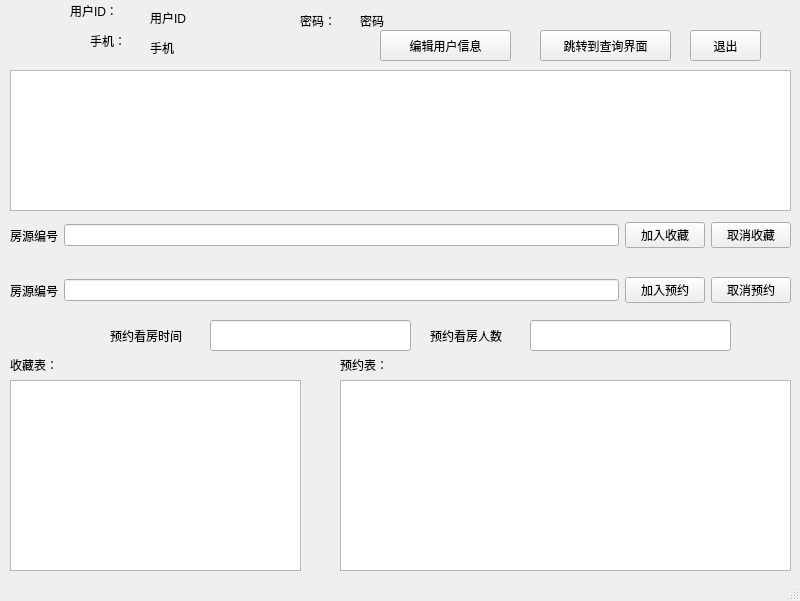
<?xml version="1.0" encoding="UTF-8"?>
<ui version="4.0">
 <class>MainWindow</class>
 <widget class="QMainWindow" name="MainWindow">
  <property name="geometry">
   <rect>
    <x>0</x>
    <y>0</y>
    <width>800</width>
    <height>601</height>
   </rect>
  </property>
  <property name="windowTitle">
   <string>MainWindow</string>
  </property>
  <widget class="QWidget" name="centralwidget">
   <widget class="QTableWidget" name="houseinfoTable">
    <property name="geometry">
     <rect>
      <x>10</x>
      <y>70</y>
      <width>781</width>
      <height>141</height>
     </rect>
    </property>
   </widget>
   <widget class="QLabel" name="userIdLabel">
    <property name="geometry">
     <rect>
      <x>150</x>
      <y>10</y>
      <width>131</width>
      <height>16</height>
     </rect>
    </property>
    <property name="text">
     <string>用户ID</string>
    </property>
   </widget>
   <widget class="QLabel" name="pwdLabel">
    <property name="geometry">
     <rect>
      <x>360</x>
      <y>10</y>
      <width>221</width>
      <height>21</height>
     </rect>
    </property>
    <property name="text">
     <string>密码</string>
    </property>
   </widget>
   <widget class="QLabel" name="InfonameLabel">
    <property name="geometry">
     <rect>
      <x>390</x>
      <y>20</y>
      <width>91</width>
      <height>16</height>
     </rect>
    </property>
    <property name="text">
     <string/>
    </property>
   </widget>
   <widget class="QLabel" name="InfosexLabel">
    <property name="geometry">
     <rect>
      <x>630</x>
      <y>20</y>
      <width>72</width>
      <height>15</height>
     </rect>
    </property>
    <property name="text">
     <string/>
    </property>
   </widget>
   <widget class="QLabel" name="telLabel">
    <property name="geometry">
     <rect>
      <x>150</x>
      <y>40</y>
      <width>131</width>
      <height>16</height>
     </rect>
    </property>
    <property name="text">
     <string>手机</string>
    </property>
   </widget>
   <widget class="QLabel" name="InfotelLabel">
    <property name="geometry">
     <rect>
      <x>140</x>
      <y>60</y>
      <width>151</width>
      <height>16</height>
     </rect>
    </property>
    <property name="text">
     <string/>
    </property>
   </widget>
   <widget class="QWidget" name="horizontalLayoutWidget">
    <property name="geometry">
     <rect>
      <x>10</x>
      <y>270</y>
      <width>781</width>
      <height>41</height>
     </rect>
    </property>
    <layout class="QHBoxLayout" name="horizontalLayout">
     <property name="sizeConstraint">
      <enum>QLayout::SetMinimumSize</enum>
     </property>
     <item>
      <widget class="QLabel" name="houseIdLabel">
       <property name="text">
        <string>房源编号</string>
       </property>
      </widget>
     </item>
     <item>
      <widget class="QLineEdit" name="rsvHouseID">
       <property name="frame">
        <bool>true</bool>
       </property>
      </widget>
     </item>
     <item>
      <widget class="QPushButton" name="addReserve">
       <property name="text">
        <string>加入预约</string>
       </property>
      </widget>
     </item>
     <item>
      <widget class="QPushButton" name="deleteReserve">
       <property name="text">
        <string>取消预约</string>
       </property>
      </widget>
     </item>
    </layout>
   </widget>
   <widget class="QTableWidget" name="CollectTable">
    <property name="geometry">
     <rect>
      <x>10</x>
      <y>380</y>
      <width>291</width>
      <height>191</height>
     </rect>
    </property>
   </widget>
   <widget class="QTableWidget" name="ReserveTable">
    <property name="geometry">
     <rect>
      <x>340</x>
      <y>380</y>
      <width>451</width>
      <height>191</height>
     </rect>
    </property>
   </widget>
   <widget class="QWidget" name="horizontalLayoutWidget_2">
    <property name="geometry">
     <rect>
      <x>10</x>
      <y>210</y>
      <width>781</width>
      <height>51</height>
     </rect>
    </property>
    <layout class="QHBoxLayout" name="horizontalLayout_2">
     <item>
      <widget class="QLabel" name="houseIdLabel_2">
       <property name="text">
        <string>房源编号</string>
       </property>
      </widget>
     </item>
     <item>
      <widget class="QLineEdit" name="colHouseID">
       <property name="frame">
        <bool>true</bool>
       </property>
      </widget>
     </item>
     <item>
      <widget class="QPushButton" name="addCollect">
       <property name="text">
        <string>加入收藏</string>
       </property>
      </widget>
     </item>
     <item>
      <widget class="QPushButton" name="deleteCollect">
       <property name="text">
        <string>取消收藏</string>
       </property>
      </widget>
     </item>
    </layout>
   </widget>
   <widget class="QLabel" name="houseIdLabel_3">
    <property name="geometry">
     <rect>
      <x>110</x>
      <y>320</y>
      <width>101</width>
      <height>31</height>
     </rect>
    </property>
    <property name="text">
     <string>预约看房时间</string>
    </property>
   </widget>
   <widget class="QLineEdit" name="watchHouseTime">
    <property name="geometry">
     <rect>
      <x>210</x>
      <y>320</y>
      <width>201</width>
      <height>31</height>
     </rect>
    </property>
   </widget>
   <widget class="QLabel" name="houseIdLabel_4">
    <property name="geometry">
     <rect>
      <x>430</x>
      <y>320</y>
      <width>101</width>
      <height>31</height>
     </rect>
    </property>
    <property name="text">
     <string>预约看房人数</string>
    </property>
   </widget>
   <widget class="QLineEdit" name="watchHousePeople">
    <property name="geometry">
     <rect>
      <x>530</x>
      <y>320</y>
      <width>201</width>
      <height>31</height>
     </rect>
    </property>
   </widget>
   <widget class="QLabel" name="houseIdLabel_5">
    <property name="geometry">
     <rect>
      <x>90</x>
      <y>30</y>
      <width>41</width>
      <height>21</height>
     </rect>
    </property>
    <property name="text">
     <string>手机：</string>
    </property>
   </widget>
   <widget class="QLabel" name="houseIdLabel_6">
    <property name="geometry">
     <rect>
      <x>70</x>
      <y>0</y>
      <width>61</width>
      <height>21</height>
     </rect>
    </property>
    <property name="text">
     <string>用户ID：</string>
    </property>
   </widget>
   <widget class="QLabel" name="houseIdLabel_7">
    <property name="geometry">
     <rect>
      <x>300</x>
      <y>10</y>
      <width>41</width>
      <height>21</height>
     </rect>
    </property>
    <property name="text">
     <string>密码：</string>
    </property>
   </widget>
   <widget class="QLabel" name="houseIdLabel_8">
    <property name="geometry">
     <rect>
      <x>10</x>
      <y>340</y>
      <width>60</width>
      <height>49</height>
     </rect>
    </property>
    <property name="text">
     <string>收藏表：</string>
    </property>
   </widget>
   <widget class="QLabel" name="houseIdLabel_9">
    <property name="geometry">
     <rect>
      <x>340</x>
      <y>340</y>
      <width>60</width>
      <height>49</height>
     </rect>
    </property>
    <property name="text">
     <string>预约表：</string>
    </property>
   </widget>
   <widget class="QPushButton" name="jumpToSearchButton">
    <property name="geometry">
     <rect>
      <x>540</x>
      <y>30</y>
      <width>131</width>
      <height>31</height>
     </rect>
    </property>
    <property name="text">
     <string>跳转到查询界面</string>
    </property>
   </widget>
   <widget class="QPushButton" name="exitButton">
    <property name="geometry">
     <rect>
      <x>690</x>
      <y>30</y>
      <width>71</width>
      <height>31</height>
     </rect>
    </property>
    <property name="text">
     <string>退出</string>
    </property>
   </widget>
   <widget class="QPushButton" name="editUserInfoButton">
    <property name="geometry">
     <rect>
      <x>380</x>
      <y>30</y>
      <width>131</width>
      <height>31</height>
     </rect>
    </property>
    <property name="text">
     <string>编辑用户信息</string>
    </property>
   </widget>
  </widget>
  <widget class="QStatusBar" name="statusbar"/>
 </widget>
 <resources/>
 <connections/>
</ui>
